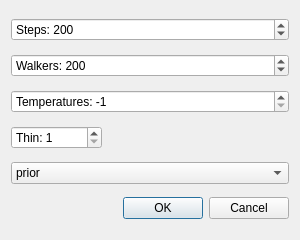
<?xml version="1.0" encoding="UTF-8"?>
<ui version="4.0">
 <class>Dialog</class>
 <widget class="QDialog" name="Dialog">
  <property name="geometry">
   <rect>
    <x>0</x>
    <y>0</y>
    <width>300</width>
    <height>240</height>
   </rect>
  </property>
  <property name="windowTitle">
   <string>MCMC setup</string>
  </property>
  <property name="modal">
   <bool>true</bool>
  </property>
  <layout class="QGridLayout" name="gridLayout">
   <item row="0" column="0" colspan="2">
    <widget class="QSpinBox" name="steps">
     <property name="prefix">
      <string>Steps: </string>
     </property>
     <property name="minimum">
      <number>1</number>
     </property>
     <property name="maximum">
      <number>1000000</number>
     </property>
     <property name="value">
      <number>200</number>
     </property>
    </widget>
   </item>
   <item row="1" column="0" colspan="2">
    <widget class="QSpinBox" name="walkers">
     <property name="prefix">
      <string>Walkers: </string>
     </property>
     <property name="minimum">
      <number>20</number>
     </property>
     <property name="maximum">
      <number>10000</number>
     </property>
     <property name="singleStep">
      <number>2</number>
     </property>
     <property name="value">
      <number>200</number>
     </property>
    </widget>
   </item>
   <item row="2" column="0" colspan="2">
    <widget class="QSpinBox" name="temps">
     <property name="prefix">
      <string>Temperatures: </string>
     </property>
     <property name="minimum">
      <number>-1</number>
     </property>
     <property name="maximum">
      <number>40</number>
     </property>
     <property name="singleStep">
      <number>1</number>
     </property>
     <property name="value">
      <number>-1</number>
     </property>
    </widget>
   </item>
   <item row="3" column="0">
    <widget class="QSpinBox" name="thin">
     <property name="prefix">
      <string>Thin: </string>
     </property>
     <property name="minimum">
      <number>1</number>
     </property>
     <property name="maximum">
      <number>10000</number>
     </property>
     <property name="singleStep">
      <number>1</number>
     </property>
     <property name="value">
      <number>1</number>
     </property>
    </widget>
   </item>
   <item row="4" column="0" colspan="2">
    <widget class="QComboBox" name="init">
     <item>
      <property name="text">
       <string>prior</string>
      </property>
     </item>
     <item>
      <property name="text">
       <string>covar</string>
      </property>
     </item>
     <item>
      <property name="text">
       <string>jitter</string>
      </property>
     </item>
    </widget>
   </item>
   <item row="5" column="1">
    <widget class="QDialogButtonBox" name="buttonBox">
     <property name="orientation">
      <enum>Qt::Horizontal</enum>
     </property>
     <property name="standardButtons">
      <set>QDialogButtonBox::Cancel|QDialogButtonBox::Ok</set>
     </property>
    </widget>
   </item>
  </layout>
 </widget>
 <resources/>
 <connections>
  <connection>
   <sender>buttonBox</sender>
   <signal>accepted()</signal>
   <receiver>Dialog</receiver>
   <slot>accept()</slot>
   <hints>
    <hint type="sourcelabel">
     <x>248</x>
     <y>254</y>
    </hint>
    <hint type="destinationlabel">
     <x>157</x>
     <y>274</y>
    </hint>
   </hints>
  </connection>
  <connection>
   <sender>buttonBox</sender>
   <signal>rejected()</signal>
   <receiver>Dialog</receiver>
   <slot>reject()</slot>
   <hints>
    <hint type="sourcelabel">
     <x>316</x>
     <y>260</y>
    </hint>
    <hint type="destinationlabel">
     <x>286</x>
     <y>274</y>
    </hint>
   </hints>
  </connection>
 </connections>
</ui>
